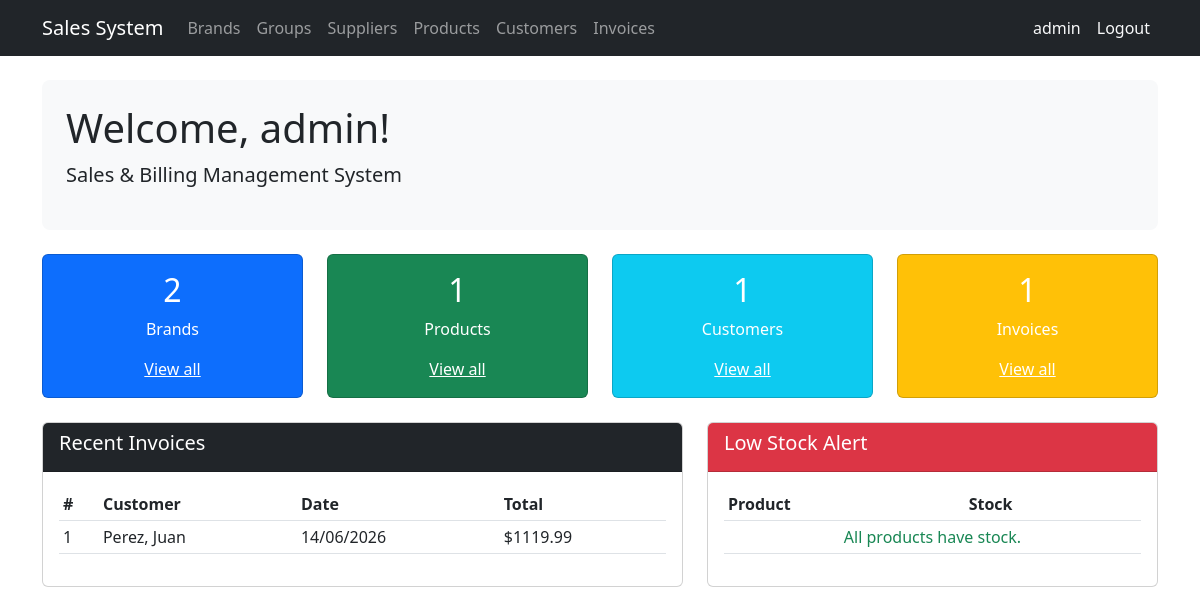
Page / (signed in) on the earlier database version.
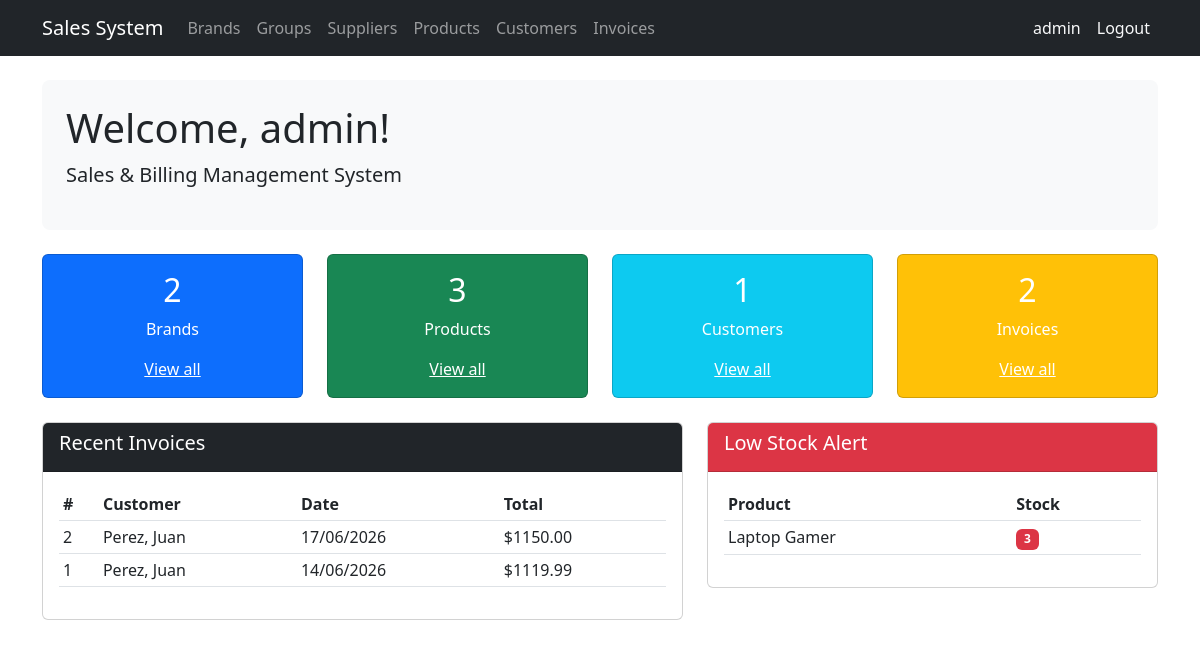
Same page on the later database version.
### billing/models.py (models this page shows, shortened)
class Invoice(models.Model):
    customer = models.ForeignKey(Customer, on_delete=models.PROTECT, related_name='invoices')
    invoice_date = models.DateTimeField(auto_now_add=True)
    subtotal = models.DecimalField(max_digits=12, decimal_places=2, default=0)
    tax = models.DecimalField(max_digits=12, decimal_places=2, default=0)
    total = models.DecimalField(max_digits=12, decimal_places=2, default=0)
    is_active = models.BooleanField(default=True)
    class Meta: ordering = ['-invoice_date']

class Customer(models.Model):
    dni = models.CharField(
        max_length=13,
        unique=True,
        verbose_name='DNI/RUC',
        validators=[validate_cedula_ec]
    )
    first_name = models.CharField(max_length=100)
    last_name = models.CharField(max_length=100)
    email = models.EmailField(blank=True, null=True)
    phone = models.CharField(max_length=20, blank=True, null=True)
    address = models.TextField(blank=True, null=True)
    is_active = models.BooleanField(default=True)
    created_at = models.DateTimeField(auto_now_add=True)
    updated_at = models.DateTimeField(auto_now=True)
    class Meta:
        ordering = ['last_name', 'first_name']
    def __str__(self): return f'{self.last_name}, {self.first_name}'

class Product(models.Model):
    name = models.CharField(max_length=200, verbose_name='Product Name')
    description = models.TextField(blank=True, null=True)
    brand = models.ForeignKey(Brand, on_delete=models.PROTECT, related_name='products')
    group = models.ForeignKey(ProductGroup, on_delete=models.PROTECT, related_name='products')
    suppliers = models.ManyToManyField(Supplier, related_name='products', blank=True)
    unit_price = models.DecimalField(max_digits=12, decimal_places=2)
    stock = models.IntegerField(default=0)
    image = models.ImageField(upload_to='products/', blank=True, null=True, verbose_name='Image')
    is_active = models.BooleanField(default=True)
    created_at = models.DateTimeField(auto_now_add=True)
    updated_at = models.DateTimeField(auto_now=True)
    class Meta:
        verbose_name = 'Product'
        verbose_name_plural = 'Products'
        ordering = ['name']

### billing/views.py (the view)
# urls.py: path('', views.home, name='home'),
@login_required
def home(request):
    context = {
        'total_brands': Brand.objects.count(),
        'total_products': Product.objects.count(),
        'total_customers': Customer.objects.count(),
        'total_invoices': Invoice.objects.count(),
        'recent_invoices': Invoice.objects.all()[:5],
        'low_stock': Product.objects.filter(stock__lte=5, is_active=True),
    }
    return render(request, 'billing/home.html', context)

### billing/templates/billing/home.html (shortened to what this page needs)
{% extends 'billing/base.html' %}
{% block content %}
<div class="p-4 mb-4 bg-light rounded-3">
  <h1>Welcome, {{ user.first_name|default:user.username }}!</h1>
  <p class="lead">Sales & Billing Management System</p>
</div>
<div class="row mb-4">
  <div class="col-md-3">
    <div class="card text-white bg-primary">
      <div class="card-body text-center">
        <h2>{{ total_brands }}</h2>
        <p>Brands</p>
        <a href="{% url 'billing:brand_list' %}" class="text-white">View all</a>
      </div>
    </div>
  </div>
  <div class="col-md-3">
    <div class="card text-white bg-success">
      <div class="card-body text-center">
        <h2>{{ total_products }}</h2>
        <p>Products</p>
        <a href="{% url 'billing:product_list' %}" class="text-white">View all</a>
      </div>
    </div>
  </div>
  <div class="col-md-3">
    <div class="card text-white bg-info">
      <div class="card-body text-center">
        <h2>{{ total_customers }}</h2>
        <p>Customers</p>
        <a href="{% url 'billing:customer_list' %}" class="text-white">View all</a>
      </div>
    </div>
  </div>
  <div class="col-md-3">
    <div class="card text-white bg-warning">
      <div class="card-body text-center">
        <h2>{{ total_invoices }}</h2>
        <p>Invoices</p>
        <a href="{% url 'billing:invoice_list' %}" class="text-white">View all</a>
      </div>
    </div>
  </div>
</div>
<div class="row">
  <div class="col-md-7">
    <div class="card">
      <div class="card-header bg-dark text-white"><h5>Recent Invoices</h5></div>
      <div class="card-body">
        <table class="table table-sm">
          <thead><tr><th>#</th><th>Customer</th><th>Date</th><th>Total</th></tr></thead>
          <tbody>
            {% for inv in recent_invoices %}
            <tr>
              <td>{{ inv.id }}</td>
              <td>{{ inv.customer }}</td>
              <td>{{ inv.invoice_date|date:"d/m/Y" }}</td>
              <td>${{ inv.total }}</td>
            </tr>
            {% empty %}
            <tr><td colspan="4" class="text-center">No invoices yet.</td></tr>
            {% endfor %}
          </tbody>
        </table>
      </div>
    </div>
  </div>
  <div class="col-md-5">
    <div class="card">
      <div class="card-header bg-danger text-white"><h5>Low Stock Alert</h5></div>
      <div class="card-body">
        <table class="table table-sm">
          <thead><tr><th>Product</th><th>Stock</th></tr></thead>
          <tbody>
            {% for p in low_stock %}
            <tr><td>{{ p.name }}</td><td><span class="badge bg-danger">{{ p.stock }}</span></td></tr>
            {% empty %}
            <tr><td colspan="2" class="text-center text-success">All products have stock.</td></tr>
            {% endfor %}
          </tbody>
        </table>
      </div>
    </div>
  </div>
</div>
{% endblock %}

Differences in the rows shown:
added Invoice: id "2", customer "Perez, Juan", invoice_date "17/06/2026", total "1150.00"
added Product: name "Laptop Gamer", stock "3"
Other differences:
{{ total_products }}: "1" → "3"
{{ total_invoices }}: "1" → "2"
text no longer shown: "All products have stock."
